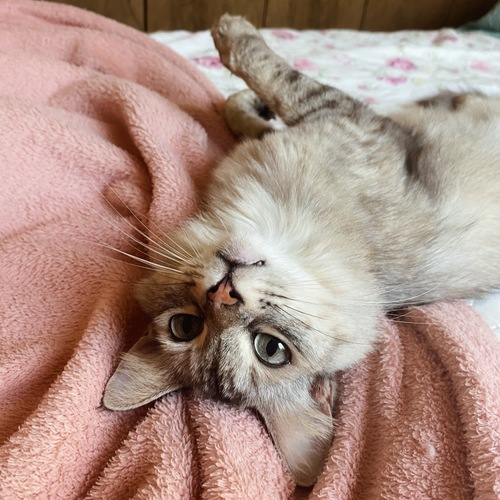
#> input picture aurora.jpg, 500 x 500 px, found by its file name
$ python 12.py
#> lines starting #> are read from the running program, lines starting #| are printed output that depends on the picture
import cv2
import numpy as np

# Definição do número de clusters desejados e o número de rodadas do algoritmo k-means
n_clusters = 6
n_rodadas = 1

# Carregar a imagem
img = cv2.imread("aurora.jpg")
#> img is the input picture: shape (500, 500, 3); mean B, G, R 132.2, 143.1, 171.3

if (img is None):
    sys.exit("Imagem não encontrada.")

# Reformatação da matriz de pixels para preparar os dados para o k-means
samples = img.reshape((-1, 3))
samples = np.float32(samples)

# Definição dos critérios de parada para o algoritmo k-means
criteria = (cv2.TERM_CRITERIA_EPS + cv2.TERM_CRITERIA_MAX_ITER, 10000, 0.0001)

# Aplicação do algoritmo k-means aos dados de amostra
_, labels, centers = cv2.kmeans(samples, n_clusters, None, criteria, n_rodadas, cv2.KMEANS_RANDOM_CENTERS)
#> centers = [[59.49, 77.38, 121.5], [145.2, 155.1, 185.5], [102.9, 117.1, 156.9], [177.9, 185, 209.9], [213.7, 217.9, 221.6], [24.12, 41.71, 73.6]]

# Conversão dos centros dos clusters para o tipo de dados uint8
centers = np.uint8(centers)
#> centers = [[59, 77, 121], [145, 155, 185], [102, 117, 156], [177, 185, 209], [213, 217, 221], [24, 41, 73]]

# Criar imagem segmentada, onde cada pixel é substituído pelo valor do centroide do cluster
segmented_image = centers[labels.flatten()]
segmented_image = segmented_image.reshape(img.shape)
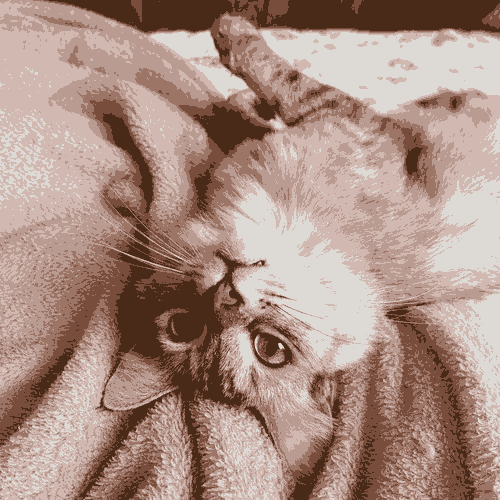
#> segmented_image: shape (500, 500, 3); mean B, G, R 131.7, 142.8, 170.6

# Exibir da imagem segmentada
cv2.imshow("clustered image", segmented_image)

# Salvar imagem segmentada
cv2.imwrite("aurora_clustered.jpg", segmented_image)

cv2.waitKey(0)
cv2.destroyAllWindows()

$ run again, with esteganografia_escondida.jpg copied over aurora.jpg
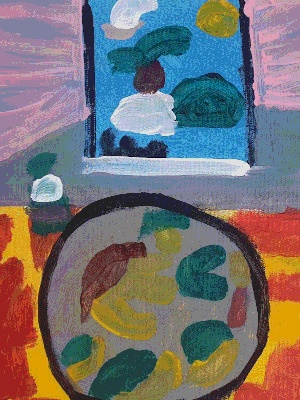
#> input picture esteganografia_escondida.jpg, 300 x 400 px, found by its file name
#> img is the input picture: shape (400, 300, 3); mean B, G, R 114.3, 113.6, 117.6
#> `_, labels, centers = cv2.kmeans(samples, n_clusters, None, criteria, n..`: centers = [[46.93, 136.9, 178.8], [137.5, 123.6, 125.1], [45.14, 62.98, 160], [194.8, 174, 186.7], [194.8, 139.6, 50.23], [72.12, 62.64, 37.87]]
#> `centers = np.uint8(centers)`: centers = [[46, 136, 178], [137, 123, 125], [45, 62, 160], [194, 173, 186], [194, 139, 50], [72, 62, 37]]
#> `segmented_image = segmented_image.reshape(img.shape)`:
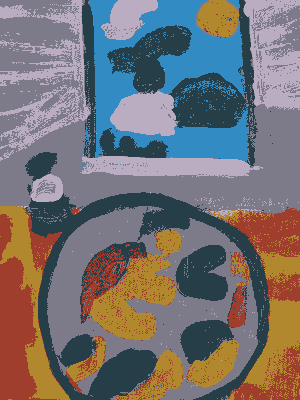
#> segmented_image: shape (400, 300, 3); mean B, G, R 113.8, 112.9, 117.2

$ run again, with imagem_negativa.jpg copied over aurora.jpg
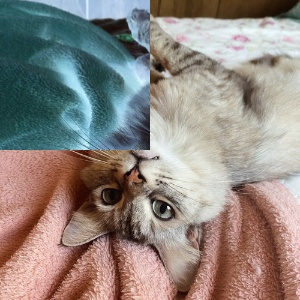
#> input picture imagem_negativa.jpg, 300 x 300 px, found by its file name
#> img is the input picture: shape (300, 300, 3); mean B, G, R 129.5, 135.4, 144.6
#> `_, labels, centers = cv2.kmeans(samples, n_clusters, None, criteria, n..`: centers = [[30.52, 45.99, 78.18], [85.22, 81.21, 43.94], [152.7, 162.4, 185.4], [88.26, 103.2, 145], [206.6, 208.6, 209.7], [149.1, 134.6, 92.82]]
#> `centers = np.uint8(centers)`: centers = [[30, 45, 78], [85, 81, 43], [152, 162, 185], [88, 103, 144], [206, 208, 209], [149, 134, 92]]
#> `segmented_image = segmented_image.reshape(img.shape)`:
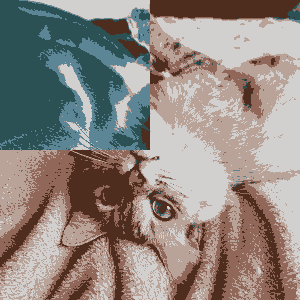
#> segmented_image: shape (300, 300, 3); mean B, G, R 129.1, 135, 144
